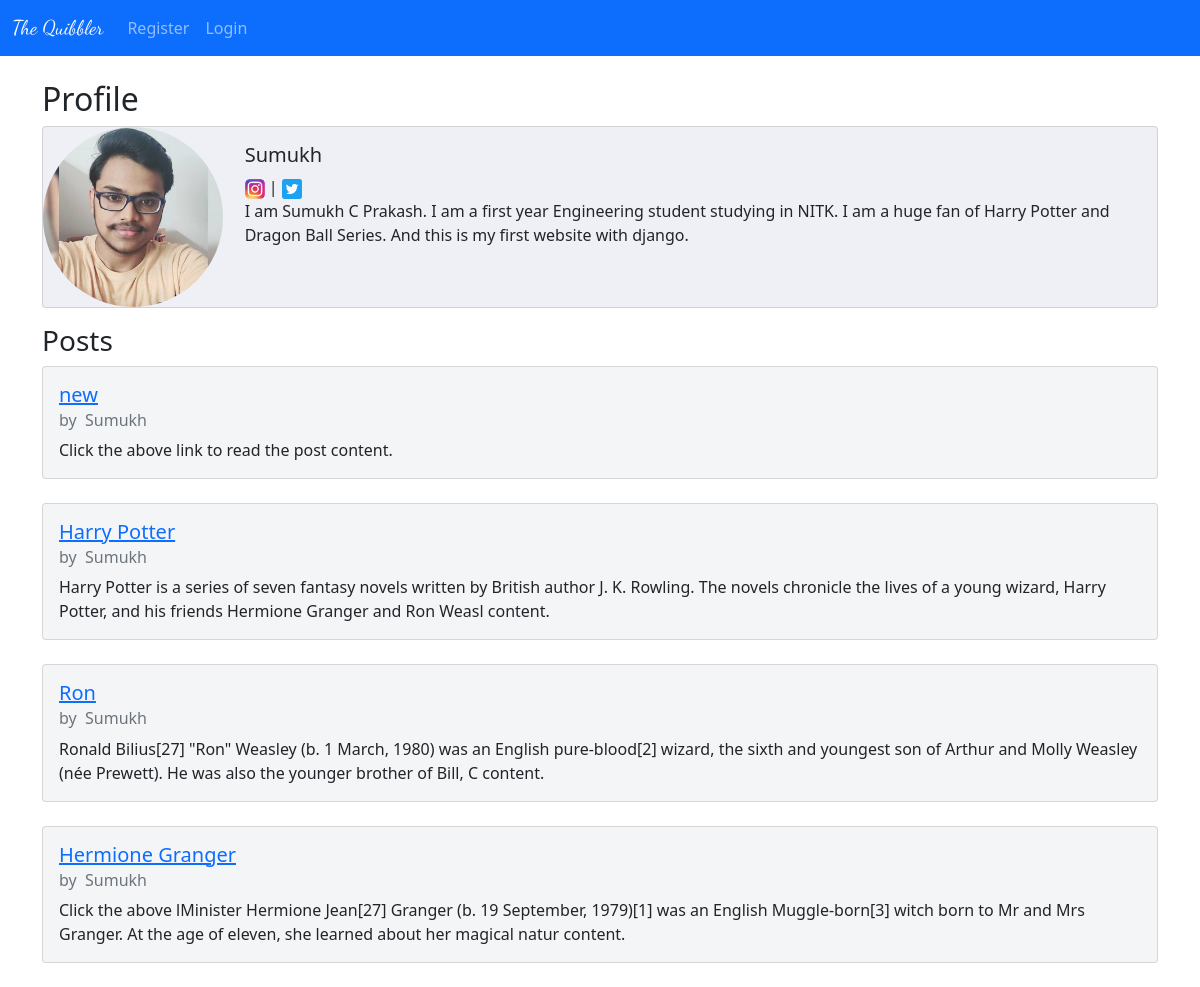
Screenshot of /members/show_profile_posts/1/ with the database file from the repository.
### theblog/models.py (models this page shows, shortened)
class Profile(models.Model):
    user = models.OneToOneField(User, null=True, on_delete=models.CASCADE)
    bio = models.TextField()
    profile_pic = models.ImageField(
        null=True, blank=True, upload_to="images/profile_pics/")
    instagram_url = models.CharField(max_length=250, null=True, blank=True)
    facebook_url = models.CharField(max_length=250, null=True, blank=True)
    twitter_url = models.CharField(max_length=250, null=True, blank=True)

class Post(models.Model):
    title = models.CharField(max_length=250)
    author = models.ForeignKey(User, on_delete=models.CASCADE)
    header_image = models.ImageField(
        null=True, blank=True, upload_to="images/")
    body = RichTextField(blank=True, null=True)
    snippet = TextField(
        max_length=500, default="Click the above link to read the post")
    date_created = models.DateTimeField(auto_now_add=True)
    likes = models.ManyToManyField(User, related_name='blog_posts')
    dislikes = models.ManyToManyField(User, related_name='dislike_posts')

### members/views.py (the view)
def ShowProfilePostsView(request, id):
    Profile_posts = Post.objects.all
    Profiles = Profile.objects.all
    return render(request, 'show_profile_posts.html', {'id': id, 'profile_posts': Profile_posts, 'profiles': Profiles})

### members/templates/show_profile_posts.html (shortened to what this page needs)
{% extends 'base.html' %}
{% load static %}
{% block content %}
<br>
<h2>Profile</h2>
{% for p in profiles %}
{% if p.user.id == id %}
<div class="card mb-3" style="background-color: #EFF0F5;">
    <div class="row g-0">
        <div class="col-md-2">
            {%if p.user.profile.profile_pic %}
            <img src={{p.user.profile.profile_pic.url}} width=180, class="img-fluid rounded-circle">
            {%else%}
            <img src="{% static 'theblog/another.jpg' %}" alt="Profile_Pic alt" width=180,
                class="img-fluid rounded-circle">
            {%endif%}
        </div>
        <div class="col-md-10">
            <div class="card-body">
                <h5 class="card-title">
                    {{p.user.profile.user.first_name}}
                </h5>
                {%if p.user.profile.instagram_url %}
                <a href="{{p.user.profile.instagram_url}}" target="_blank"><img
                        src="{% static 'theblog/instagram.jpg' %}" width="20" alt=""></a>
                {%endif%}
                {%if p.user.profile.twitter_url %}
                |&nbsp;<a href="{{p.user.profile.twitter_url}}" target="_blank"><img
                        src="{% static 'theblog/twitter.png' %}" width="20" alt=""></a>&nbsp;
                {%endif%}
                <p class="card-text">{{p.user.profile.bio}}</p>
            </div>
        </div>
    </div>
</div>
{%endif%}
{%endfor%}
<h3>Posts</h3>
{% for post in profile_posts %}
{% if id == post.author.id %}
<div class="card" style="background-color: #F4F5F7;">
    <div class=" card-body">
        <h5 class="card-title"><a href="{% url 'article-detail' post.pk %}">{{ post.title }}</a></h5>
        <h6 class="card-subtitle mb-2 text-muted">by <img src="" alt=""> {{ post.author.first_name }}</h6>
        <p class="card-text">{{ post.snippet|slice:":200"|safe }}
            content.</p>
    </div>
</div>
<br>
{%endif%}
{%endfor%}
{% endblock %}

### rows the page displays
Profile: user.profile.profile_pic (picture), user.profile.user.first_name "Sumukh", user.profile.bio "I am Sumukh C Prakash. I am a first year Engineering student studying in NITK. I am a huge fan of Harry Potter and Dragon Ball Series. And this is my first website with django."
Post: title "new", author.first_name "Sumukh", snippet "Click the above link to read the post"
Post: title "Harry Potter", author.first_name "Sumukh", snippet "Harry Potter is a series of seven fantasy novels written by British author J. K. Rowling. The novels chronicle the lives of a young wizard, Harry Potter, and his friends Hermione Granger and Ron Weasl"
Post: title "Ron", author.first_name "Sumukh", snippet "Ronald Bilius[27] \"Ron\" Weasley (b. 1 March, 1980) was an English pure-blood[2] wizard, the sixth and youngest son of Arthur and Molly Weasley (née Prewett). He was also the younger brother of Bill, C"
Post: title "Hermione Granger", author.first_name "Sumukh", snippet "Click the above lMinister Hermione Jean[27] Granger (b. 19 September, 1979)[1] was an English Muggle-born[3] witch born to Mr and Mrs Granger. At the age of eleven, she learned about her magical natur"
